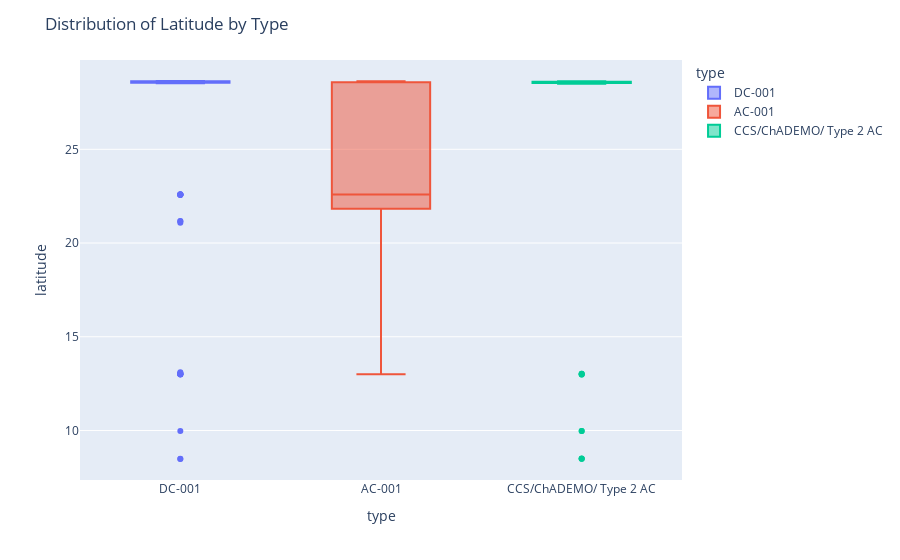

Source (notebook cell):
### Code cell
fig = px.box(df, y='latitude', x='type', color='type')
fig.update_layout(title='Distribution of Latitude by Type')
fig.show()

### Figure 1 — Plotly figure (JSON) as saved in the notebook; plotly's stock layout.template omitted (floating-point values rounded to 4 significant figures)
{"data": [{"alignmentgroup": "True", "hovertemplate": "type=%{x}<br>latitude=%{y}<extra></extra>", "legendgroup": "DC-001", "marker": {"color": "#636efa"}, "name": "DC-001", "notched": false, "offsetgroup": "DC-001", "orientation": "v", "showlegend": true, "type": "box", "x": ["DC-001", "DC-001", "DC-001", "DC-001", "DC-001", "DC-001", "DC-001", "DC-001", "DC-001", "DC-001", "DC-001", "DC-001", "DC-001", "DC-001", "DC-001", "DC-001", "DC-001", "DC-001", "DC-001", "DC-001", "DC-001", "DC-001", "DC-001", "DC-001", "DC-001", "DC-001", "DC-001", "DC-001", "DC-001", "DC-001", "DC-001", "DC-001", "DC-001", "DC-001", "DC-001", "DC-001", "DC-001", "DC-001", "DC-001", "DC-001", "DC-001", "DC-001", "DC-001", "DC-001", "DC-001", "DC-001", "DC-001", "DC-001", "DC-001", "DC-001", "DC-001", "DC-001", "DC-001", "DC-001", "DC-001", "DC-001", "DC-001", "DC-001", "DC-001", "DC-001", "DC-001", "DC-001", "DC-001", "DC-001", "DC-001", "DC-001", "DC-001", "DC-001", "DC-001", "DC-001", "DC-001", "DC-001", "DC-001", "DC-001", "DC-001", "DC-001", "DC-001", "DC-001", "DC-001", "DC-001", "DC-001", "DC-001", "DC-001", "DC-001", "DC-001", "DC-001", "DC-001", "DC-001", "DC-001", "DC-001", "DC-001", "DC-001", "DC-001", "DC-001", "DC-001", "DC-001", "DC-001", "DC-001", "DC-001", "DC-001", "DC-001", "DC-001", "DC-001", "DC-001", "DC-001", "DC-001", "DC-001", "DC-001", "DC-001", "DC-001", "DC-001", "DC-001", "DC-001", "DC-001", "DC-001"], "x0": " ", "xaxis": "x", "y": [28.6, 28.6, 28.59, 28.58, 28.58, 28.6, 28.63, 28.63, 28.58, 28.6, 28.63, 28.63, 28.63, 28.63, 28.63, 28.63, 28.64, 28.63, 28.63, 28.62, 28.58, 28.63, 28.58, 28.62, 28.62, 28.63, 28.59, 28.59, 28.59, 28.63, 28.63, 28.63, 13.0, 21.09, 28.59, 28.62, 28.6, 28.59, 28.59, 28.62, 28.55, 28.63, 28.63, 28.64, 28.62, 28.58, 28.63, 28.63, 28.6, 28.59, 28.62, 28.62, 28.63, 28.63, 28.62, 28.63, 13.03, 13.11, 13.0, 28.58, 28.6, 28.62, 28.56, 28.55, 28.55, 28.55, 28.55, 22.58, 22.59, 22.6, 22.58, 22.58, 22.58, 28.57, 28.58, 28.63, 28.55, 28.57, 28.63, 28.6, 28.61, 28.61, 28.61, 28.56, 28.56, 28.58, 28.58, 28.57, 28.64, 28.59, 28.53, 28.55, 21.16, 21.17, 28.61, 28.58, 28.6, 28.58, 28.6, 28.53, 13.07, 13.0, 28.56, 28.57, 28.55, 12.99, 13.02, 28.62, 28.63, 22.58, 22.57, 8.481, 9.977, 8.492, 28.56], "y0": " ", "yaxis": "y"}, {"alignmentgroup": "True", "hovertemplate": "type=%{x}<br>latitude=%{y}<extra></extra>", "legendgroup": "AC-001", "marker": {"color": "#EF553B"}, "name": "AC-001", "notched": false, "offsetgroup": "AC-001", "orientation": "v", "showlegend": true, "type": "box", "x": ["AC-001", "AC-001", "AC-001", "AC-001", "AC-001", "AC-001", "AC-001", "AC-001", "AC-001", "AC-001", "AC-001", "AC-001", "AC-001", "AC-001", "AC-001", "AC-001", "AC-001", "AC-001", "AC-001", "AC-001"], "x0": " ", "xaxis": "x", "y": [13.0, 21.09, 13.03, 13.11, 13.0, 22.58, 22.59, 22.6, 22.58, 22.58, 22.58, 28.57, 28.57, 28.57, 28.57, 28.57, 28.57, 28.63, 22.58, 22.57], "y0": " ", "yaxis": "y"}, {"alignmentgroup": "True", "hovertemplate": "type=%{x}<br>latitude=%{y}<extra></extra>", "legendgroup": "CCS/ChADEMO/ Type 2 AC", "marker": {"color": "#00cc96"}, "name": "CCS/ChADEMO/ Type 2 AC", "notched": false, "offsetgroup": "CCS/ChADEMO/ Type 2 AC", "orientation": "v", "showlegend": true, "type": "box", "x": ["CCS/ChADEMO/ Type 2 AC", "CCS/ChADEMO/ Type 2 AC", "CCS/ChADEMO/ Type 2 AC", "CCS/ChADEMO/ Type 2 AC", "CCS/ChADEMO/ Type 2 AC", "CCS/ChADEMO/ Type 2 AC", "CCS/ChADEMO/ Type 2 AC", "CCS/ChADEMO/ Type 2 AC", "CCS/ChADEMO/ Type 2 AC", "CCS/ChADEMO/ Type 2 AC", "CCS/ChADEMO/ Type 2 AC", "CCS/ChADEMO/ Type 2 AC", "CCS/ChADEMO/ Type 2 AC", "CCS/ChADEMO/ Type 2 AC", "CCS/ChADEMO/ Type 2 AC", "CCS/ChADEMO/ Type 2 AC", "CCS/ChADEMO/ Type 2 AC", "CCS/ChADEMO/ Type 2 AC", "CCS/ChADEMO/ Type 2 AC", "CCS/ChADEMO/ Type 2 AC", "CCS/ChADEMO/ Type 2 AC", "CCS/ChADEMO/ Type 2 AC", "CCS/ChADEMO/ Type 2 AC", "CCS/ChADEMO/ Type 2 AC", "CCS/ChADEMO/ Type 2 AC", "CCS/ChADEMO/ Type 2 AC", "CCS/ChADEMO/ Type 2 AC", "CCS/ChADEMO/ Type 2 AC", "CCS/ChADEMO/ Type 2 AC", "CCS/ChADEMO/ Type 2 AC", "CCS/ChADEMO/ Type 2 AC", "CCS/ChADEMO/ Type 2 AC", "CCS/ChADEMO/ Type 2 AC", "CCS/ChADEMO/ Type 2 AC", "CCS/ChADEMO/ Type 2 AC", "CCS/ChADEMO/ Type 2 AC", "CCS/ChADEMO/ Type 2 AC", "CCS/ChADEMO/ Type 2 AC", "CCS/ChADEMO/ Type 2 AC", "CCS/ChADEMO/ Type 2 AC", "CCS/ChADEMO/ Type 2 AC", "CCS/ChADEMO/ Type 2 AC", "CCS/ChADEMO/ Type 2 AC", "CCS/ChADEMO/ Type 2 AC", "CCS/ChADEMO/ Type 2 AC", "CCS/ChADEMO/ Type 2 AC", "CCS/ChADEMO/ Type 2 AC", "CCS/ChADEMO/ Type 2 AC", "CCS/ChADEMO/ Type 2 AC", "CCS/ChADEMO/ Type 2 AC", "CCS/ChADEMO/ Type 2 AC", "CCS/ChADEMO/ Type 2 AC", "CCS/ChADEMO/ Type 2 AC", "CCS/ChADEMO/ Type 2 AC", "CCS/ChADEMO/ Type 2 AC", "CCS/ChADEMO/ Type 2 AC", "CCS/ChADEMO/ Type 2 AC", "CCS/ChADEMO/ Type 2 AC", "CCS/ChADEMO/ Type 2 AC", "CCS/ChADEMO/ Type 2 AC", "CCS/ChADEMO/ Type 2 AC", "CCS/ChADEMO/ Type 2 AC", "CCS/ChADEMO/ Type 2 AC", "CCS/ChADEMO/ Type 2 AC", "CCS/ChADEMO/ Type 2 AC", "CCS/ChADEMO/ Type 2 AC", "CCS/ChADEMO/ Type 2 AC"], "x0": " ", "xaxis": "x", "y": [28.62, 28.62, 28.59, 28.59, 28.62, 28.62, 28.58, 28.57, 28.57, 28.55, 28.55, 28.63, 28.63, 28.63, 28.63, 28.57, 28.57, 28.58, 28.58, 28.55, 28.55, 28.5, 28.5, 28.6, 28.6, 28.57, 28.53, 28.55, 28.58, 28.6, 28.57, 28.56, 28.6, 28.59, 28.54, 28.54, 28.54, 28.54, 28.54, 28.59, 28.59, 28.59, 28.59, 28.58, 28.58, 8.508, 9.977, 8.492, 12.99, 12.99, 9.977, 28.62, 28.62, 28.63, 28.63, 28.63, 28.63, 28.62, 28.55, 28.5, 28.59, 28.59, 28.57, 28.57, 13.02, 13.02, 8.492], "y0": " ", "yaxis": "y"}], "layout": {"boxmode": "overlay", "legend": {"title": {"text": "type"}, "tracegroupgap": 0}, "margin": {"t": 60}, "title": {"text": "Distribution of Latitude by Type"}, "xaxis": {"anchor": "y", "categoryarray": ["DC-001", "AC-001", "CCS/ChADEMO/ Type 2 AC"], "categoryorder": "array", "domain": [0, 1], "title": {"text": "type"}}, "yaxis": {"anchor": "x", "domain": [0, 1], "title": {"text": "latitude"}}}}
